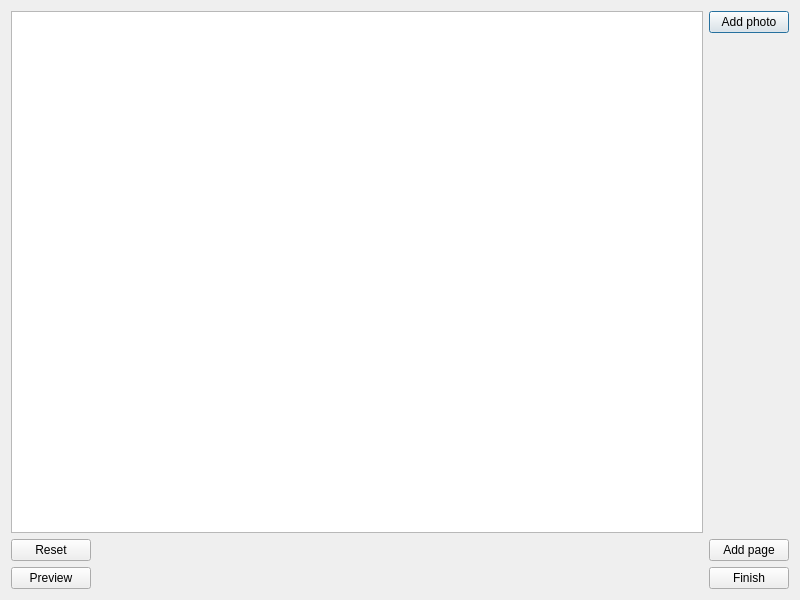
<?xml version="1.0" encoding="UTF-8"?>
<ui version="4.0">
 <class>SettingPageTypeOne</class>
 <widget class="QDialog" name="SettingPageTypeOne">
  <property name="geometry">
   <rect>
    <x>0</x>
    <y>0</y>
    <width>800</width>
    <height>600</height>
   </rect>
  </property>
  <property name="windowTitle">
   <string>Dialog</string>
  </property>
  <layout class="QGridLayout" name="gridLayout">
   <item row="0" column="0">
    <widget class="QPlainTextEdit" name="recipeTextField"/>
   </item>
   <item row="0" column="1" alignment="Qt::AlignTop">
    <widget class="QPushButton" name="addPhotoButton">
     <property name="text">
      <string>Add photo</string>
     </property>
    </widget>
   </item>
   <item row="1" column="0" alignment="Qt::AlignLeft">
    <widget class="QPushButton" name="resetButton">
     <property name="text">
      <string>Reset</string>
     </property>
    </widget>
   </item>
   <item row="1" column="1">
    <widget class="QPushButton" name="addPageButton">
     <property name="text">
      <string>Add page</string>
     </property>
    </widget>
   </item>
   <item row="2" column="0" alignment="Qt::AlignLeft">
    <widget class="QPushButton" name="previewButton">
     <property name="text">
      <string>Preview</string>
     </property>
    </widget>
   </item>
   <item row="2" column="1">
    <widget class="QPushButton" name="finishButton">
     <property name="text">
      <string>Finish</string>
     </property>
    </widget>
   </item>
  </layout>
 </widget>
 <resources/>
 <connections/>
</ui>
